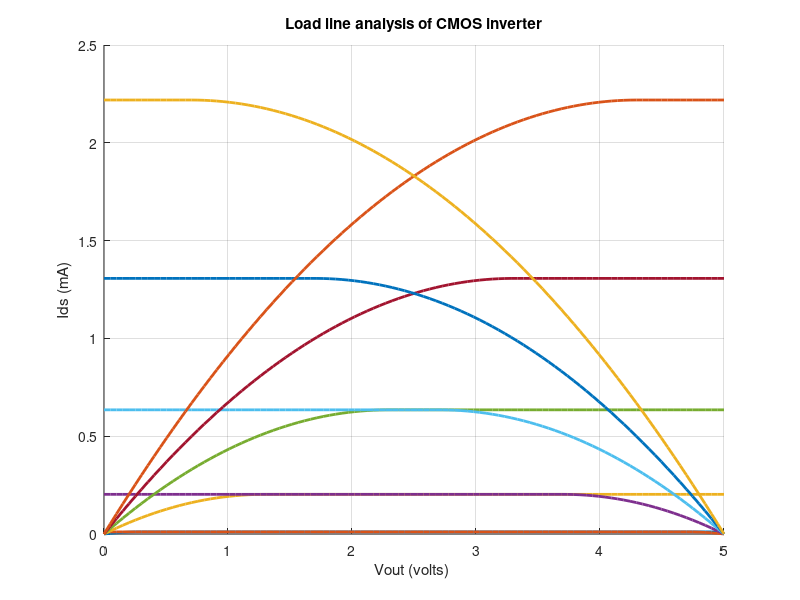

Here is the MATLAB script that generated this plot:
clear all;
clc;
beta=0.00024;
Vt=0.7;
Vds=linspace(0,5,100);
Vgs=linspace(1,5,5);
for j=1:length(Vgs);
    for i=1:length(Vds)
        if Vgs(j)<Vt
            Ids1(i)=0;
        elseif (Vgs(j)>Vt & Vds(i)<=(Vgs(j)-Vt))
            Ids1(i)=(beta*(Vgs(j)-Vt-Vds(i)/2))*Vds(i);
        elseif ((Vgs(j)>Vt) & Vds(i)>(Vgs(j)-Vt))
            Ids1(i)=(0.5*beta)*((Vgs(j)-Vt)^2);
        end
        if Vgs(j)<Vt
            Ids2(i)=0;
        elseif (Vgs(j)>Vt & Vds(i)<=(Vgs(j)-Vt))
            Ids2(i)=(beta*(Vgs(j)-Vt-Vds(i)/2))*Vds(i);
        elseif ((Vgs(j)>Vt) & Vds(i)>(Vgs(j)-Vt))
            Ids2(i)=(0.5*beta)*((Vgs(j)-Vt)^2);
        end
    end
    hold on;
    plot(Vds,(Ids1(1:100))*1000,'LineWidth',2);
    plot(flip(Vds),Ids2(1:100)*1000,'LineWidth',2);
end
title('Load line analysis of CMOS inverter');
xlabel('Vout (volts) ');
ylabel('Ids (mA)');
grid on;
disp("Program run successfully for CMOS inverter load line");